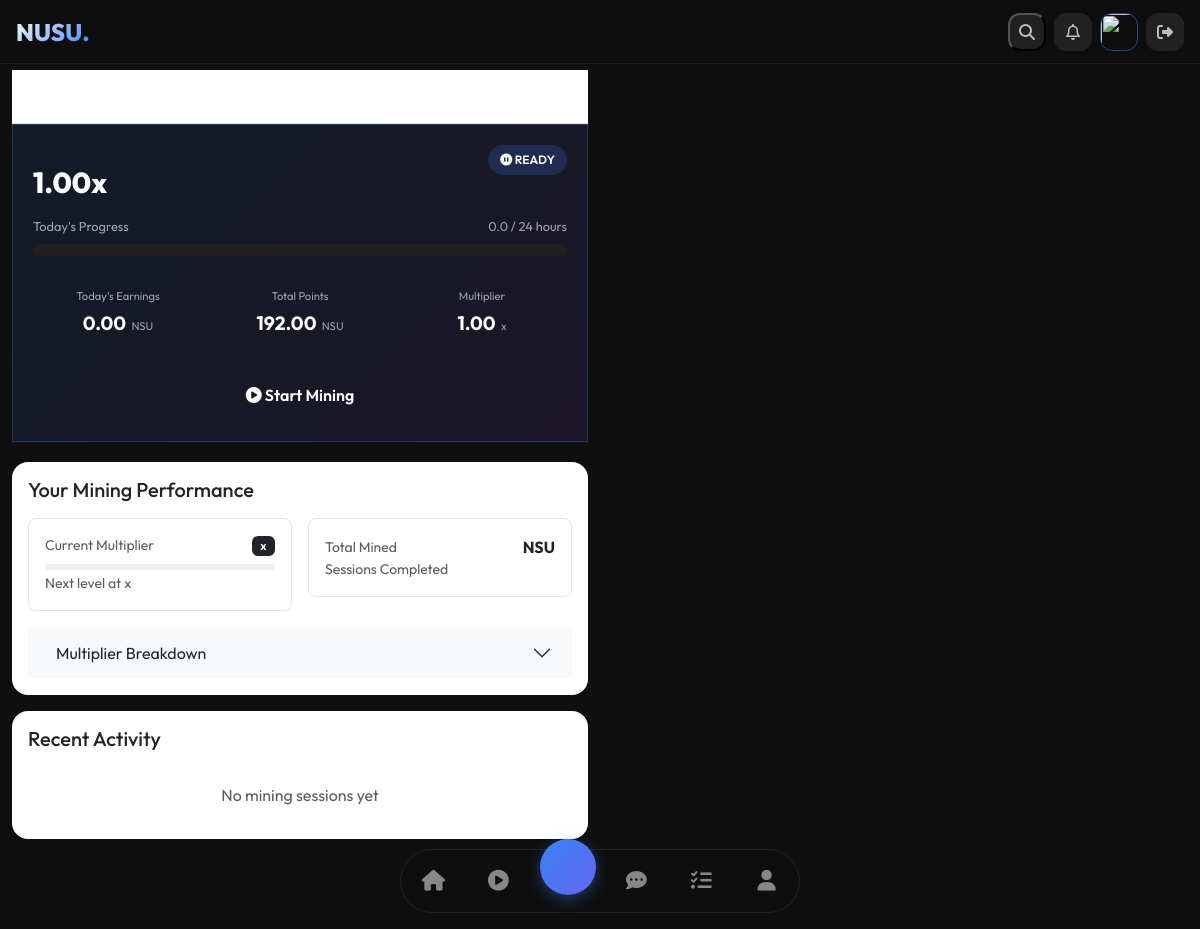
Page /airdrop/dashboard/ (signed in) on the committed database.
### airdrop/models.py (models this page shows, shortened)
class UserMiningState(models.Model):
    user = models.OneToOneField(CustomUser, on_delete=models.CASCADE)
    is_mining = models.BooleanField(default=False)
    last_tap = models.DateTimeField(null=True, blank=True)
    total_points = models.FloatField(default=0.0)
    current_rate = models.FloatField(default=1.0)
    session_start = models.DateTimeField(null=True, blank=True)
    @property
    def elapsed_hours(self):
        if not self.is_mining or not self.session_start:
            return 0
        elapsed = (timezone.now() - self.session_start).total_seconds() / 3600
        return min(elapsed, 24)  # Cap at 24 hours
    @property
    def remaining_time(self):
        if not self.is_mining or not self.session_start:
            return (0, 0, 0)
    @property
    def progress_percentage(self):
        return min((self.elapsed_hours / 24) * 100, 100)
    @property
    def points_earned_today(self):
        return self.elapsed_hours * self.current_rate
    def stop_mining(self):
        if self.is_mining:
            self.total_points += self.points_earned_today
            self.is_mining = False
            self.session_start = None
            self.last_tap = None
            self.save()
    def check_session_completion(self):
        if self.is_mining and self.session_start:
            elapsed = (timezone.now() - self.session_start).total_seconds() / 3600
            if elapsed >= 24:
                self.stop_mining()
                return True
        return False

### airdrop/views.py (the view)
# urls.py: path('dashboard/', views.dashboard, name='dashboard'),
@login_required
def dashboard(request):
    state, created = UserMiningState.objects.get_or_create(user=request.user)
    session_completed = state.check_session_completion()
    hours, minutes, seconds = state.remaining_time
    remaining_time_str = f"{hours:02d}:{minutes:02d}:{seconds:02d}"
    context = {
        'state': state,
        'elapsed_hours': state.elapsed_hours,
        'remaining_time': remaining_time_str,
        'progress_percentage': state.progress_percentage,
        'session_completed': session_completed,
    }
    return render(request, 'airdrop/dashboard.html', context)

### users/context_processors.py (called while the page is built)
def referral_info(request):
    if request.user.is_authenticated:
        return {
            'referral_code': request.user.username,
            'referrals_count': request.user.referrals.count(),
        }
    return {}

### templates/airdrop/dashboard.html (shortened to what this page needs)
{% extends 'base.html' %}
{% load static %}
{% block content %}
<div class="container-fluid">
    <div class="row">
        <div class="col-md-6">
            <div class="sticky-top bg-white pt-3 pb-2 border-bottom">
                <h4 class="fw-bold mb-0">Mining Dashboard</h4>
            </div>
            {% include 'airdrop/mining_widget.html' %}
            <div class="card border-0 rounded-4 shadow-sm mb-3">
                <div class="card-body">
                    <h5 class="card-title mb-3">
                         Your Mining Performance
                    </h5>
                    <div class="row g-3 mb-3">
                        <div class="col-md-6">
                            <div class="p-3 border rounded-3">
                                <div class="d-flex justify-content-between align-items-center mb-2">
                                    <small class="text-muted">Current Multiplier</small>
                                    <span class="badge bg-dark">{{ multiplier.current|floatformat:2 }}x</span>
                                </div>
                                <div class="progress" style="height: 6px;">
                                </div>
                                <small class="text-muted">Next level at {{ multiplier.next_level|floatformat:2 }}x</small>
                            </div>
                        </div>
                        <div class="col-md-6">
                            <div class="p-3 border rounded-3">
                                <div class="d-flex justify-content-between align-items-center">
                                    <small class="text-muted">Total Mined</small>
                                    <span class="fw-bold">{{ total_mined|floatformat:2 }} NSU</span>
                                </div>
                                <div class="d-flex justify-content-between align-items-center">
                                    <small class="text-muted">Sessions Completed</small>
                                </div>
                            </div>
                        </div>
                    </div>
                    <div class="accordion" id="multiplierAccordion">
                        <div class="accordion-item border-0">
                            <h2 class="accordion-header">
                                <button class="accordion-button bg-light collapsed" type="button" data-bs-toggle="collapse" data-bs-target="#multiplierDetails">
                                     Multiplier Breakdown
                                </button>
                            </h2>
                        </div>
                    </div>
                </div>
            </div>
            <div class="card border-0 rounded-4 shadow-sm">
                <div class="card-body">
                    <h5 class="card-title mb-3">
                         Recent Activity
                    </h5>
                    <div class="list-group list-group-flush">
                        {% for session in recent_sessions %}
                        <div class="list-group-item border-0 px-0 py-2">
                            <div class="d-flex justify-content-between">
                                <div>
                                    <span class="fw-bold">{{ session.date|date:"M d" }}</span>
                                    <span class="text-muted ms-2">{{ session.duration }} hours</span>
                                </div>
                                <div>
                                    <span class="fw-bold">{{ session.points|floatformat:2 }} NSU</span>
                                    <span class="text-muted ms-2">{{ session.multiplier|floatformat:2 }}x</span>
                                </div>
                            </div>
                        </div>
                        {% empty %}
                        <div class="text-center py-3 text-muted">
                            No mining sessions yet
                        </div>
                        {% endfor %}
                    </div>
                </div>
            </div>
        </div>
    </div>
</div>
{% endblock %}

### templates/airdrop/mining_widget.html (shortened to what this page needs)
{% load static %}
<div class="mining-widget glass-card" data-mining-active="{{ state.is_mining|yesno:'true,false' }}">
    <div class="mining-header">
        <div>
            <h3 class="mining-title">⚡ Mining Active</h3>
            <span class="mining-rate" id="rateText">{{ state.current_rate|floatformat:2 }}x</span>
        </div>
        <span class="mining-badge" id="miningStatusBadge">
            {% if state.is_mining %}
            <i class="fas fa-play-circle"></i> MINING
            {% else %}
            <i class="fas fa-pause-circle"></i> READY
            {% endif %}
        </span>
    </div>
    <div class="mining-progress-section">
        <div class="progress-label">
            <span>Today's Progress</span>
            <span id="progressText">{{ state.elapsed_hours|floatformat:1 }} / 24 hours</span>
        </div>
        <div class="progress-bar-container">
        </div>
    </div>
    <div class="mining-stats">
        <div class="stat-card">
            <span class="stat-label">Today's Earnings</span>
            <span class="stat-value" id="todayPoints">{{ state.points_earned_today|floatformat:2 }}</span>
            <span class="stat-unit">NSU</span>
        </div>
        <div class="stat-card">
            <span class="stat-label">Total Points</span>
            <span class="stat-value" id="totalPoints">{{ state.total_points|floatformat:2 }}</span>
            <span class="stat-unit">NSU</span>
        </div>
        <div class="stat-card">
            <span class="stat-label">Multiplier</span>
            <span class="stat-value" id="rateText2">{{ state.current_rate|floatformat:2 }}</span>
            <span class="stat-unit">x</span>
        </div>
    </div>
    <button id="toggleMiningBtn" class="mining-action-btn {% if state.is_mining %}active{% endif %}"
            data-mining="{{ state.is_mining|yesno:'true,false' }}">
        {% if state.is_mining %}
        <i class="fas fa-stop-circle"></i> Stop Mining
        {% else %}
        <i class="fas fa-play-circle"></i> Start Mining
        {% endif %}
    </button>
</div>

### templates/base.html (style rules this page uses)
* { margin: 0; padding: 0; box-sizing: border-box; }
:root { --blue: #3b82f6; --blue-dark: #2563eb; --indigo: #6366f1; --dark: #0f0f0f; --darker: #0a0a0a; --gray: #1f1f1f; --text-dim: #9ca3af; }
body { font-family: 'Outfit', sans-serif; background: var(--dark); color: white; overflow-x: hidden; }

### templates/airdrop/dashboard.html (style rules this page uses)
.card { border: none; border-radius: 16px; }
.progress { background-color: #f0f0f0; }
.badge { font-weight: 600; letter-spacing: 0.5px; padding: 4px 8px; }

### templates/airdrop/mining_widget.html (style rules this page uses)
.mining-widget { background: linear-gradient(135deg, rgba(59, 130, 246, 0.1), rgba(139, 92, 246, 0.1)); border: 1px solid rgba(59, 130, 246, 0.3); padding: 20px; margin-bottom: 20px; }
.mining-header { display: flex; justify-content: space-between; align-items: flex-start; margin-bottom: 20px; }
.mining-title { font-size: 1.2rem; font-weight: 600; margin: 0; background: linear-gradient(135deg, var(--primary), var(--accent)); -webkit-background-clip: text; background-clip: text; color: transparent; }
.mining-rate { font-size: 1.8rem; font-weight: 800; color: var(--primary); display: block; line-height: 1; }
.mining-badge { background: rgba(59, 130, 246, 0.2); padding: 6px 12px; border-radius: 40px; font-size: 0.75rem; font-weight: 600; color: var(--primary); }
.mining-progress-section { margin-bottom: 20px; }
.progress-label { display: flex; justify-content: space-between; font-size: 0.8rem; color: var(--text-dim); margin-bottom: 8px; }
.progress-bar-container { background: var(--gray); border-radius: 20px; height: 12px; overflow: hidden; position: relative; }
.mining-stats { display: grid; grid-template-columns: repeat(3, 1fr); gap: 12px; margin-bottom: 20px; }
.stat-card { background: var(--glass-bg); border-radius: 12px; padding: 12px; text-align: center; }
.stat-label { font-size: 0.7rem; color: var(--text-dim); display: block; margin-bottom: 4px; }
.stat-value { font-size: 1.2rem; font-weight: 700; color: var(--primary); }
.stat-unit { font-size: 0.7rem; color: var(--text-dim); margin-left: 2px; }
.mining-action-btn { width: 100%; padding: 14px; border: none; border-radius: 40px; font-size: 1rem; font-weight: 600; cursor: pointer; transition: all 0.3s ease; background: linear-gradient(135deg, var(--primary), var(--accent)); color: white; }

### rows in the picture
UserMiningState: current_rate "1.00", elapsed_hours "0.0", points_earned_today "0.00", total_points "192.00"
